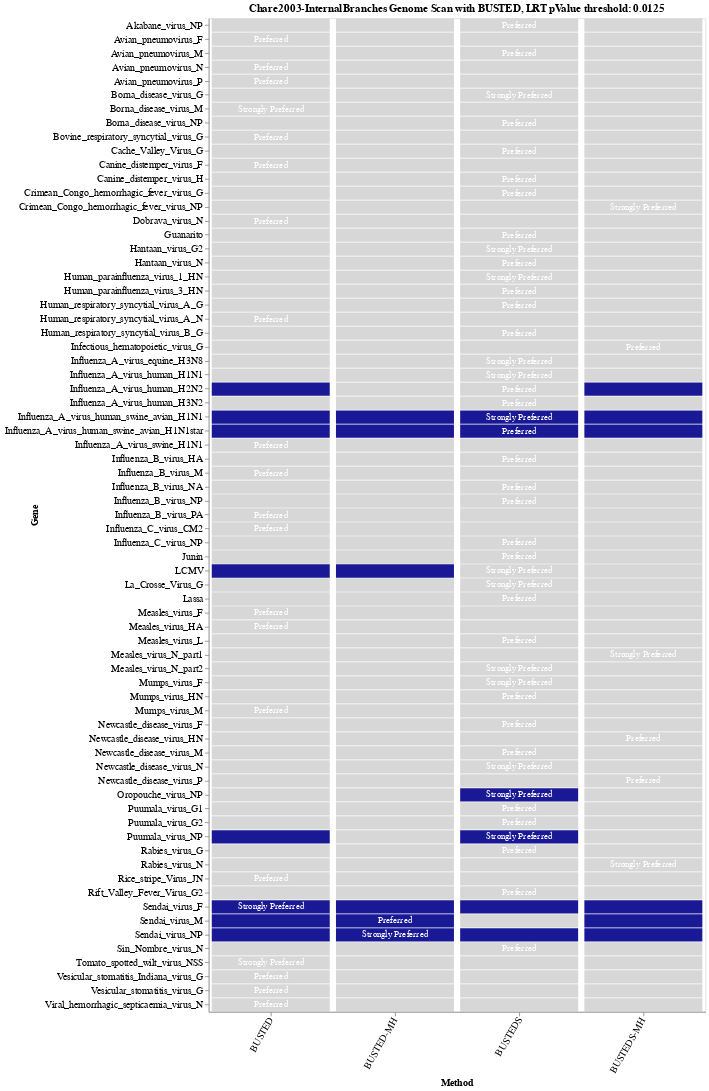

Source (notebook cell):
### Code cell
source = df_main
pval_threshold = 0.05 / Tests

heatmap = alt.Chart(source).mark_rect(opacity=0.9).encode(
    y = alt.Y('Gene'),
    x = alt.X('Method', axis=alt.Axis(labelAngle=-60)),
    color = alt.condition((alt.datum.p_value <= pval_threshold), 
                                alt.ColorValue('darkblue'), 
                                alt.ColorValue('lightgray')) 
).properties(
    width=600,
    height=1200
)

text = heatmap.mark_text().encode(
    text='Annotation:O',
    color=alt.value('white'))

chart = alt.layer(heatmap, text).configure_axis(
    labelFontSize=12,
    titleFontSize=12,
    labelLimit = 1000
).configure_scale(bandPaddingInner=0.05).properties(
    title=TAG+"-InternalBranches Genome Scan with BUSTED, LRT pValue threshold: " + str(pval_threshold))

chart

### Figure 1 — Vega-Lite specification as saved in the notebook (floating-point values rounded to 4 significant figures; data arrays with more than 128 entries replaced by an {"elided": "..."} marker saying what was removed)
{"config": {"view": {"continuousWidth": 400, "continuousHeight": 300}, "axis": {"labelFontSize": 12, "labelLimit": 1000, "titleFontSize": 12}, "scale": {"bandPaddingInner": 0.05}}, "layer": [{"mark": {"type": "rect", "opacity": 0.9}, "encoding": {"color": {"condition": {"value": "darkblue", "test": "(datum.p_value <= 0.0125)"}, "value": "lightgray"}, "x": {"axis": {"labelAngle": -60}, "field": "Method", "type": "nominal"}, "y": {"field": "Gene", "type": "nominal"}}, "height": 1200, "width": 600}, {"mark": "text", "encoding": {"color": {"value": "white"}, "text": {"field": "Annotation", "type": "ordinal"}, "x": {"axis": {"labelAngle": -60}, "field": "Method", "type": "nominal"}, "y": {"field": "Gene", "type": "nominal"}}, "height": 1200, "width": 600}], "data": {"name": "data-622e12c0f15b19422842212a44bc25a6"}, "title": "Chare2003-InternalBranches Genome Scan with BUSTED, LRT pValue threshold: 0.0125", "$schema": "https://vega.github.io/schema/vega-lite/v4.17.0.json", "datasets": {"data-622e12c0f15b19422842212a44bc25a6": {"elided": "284 records"}}}
